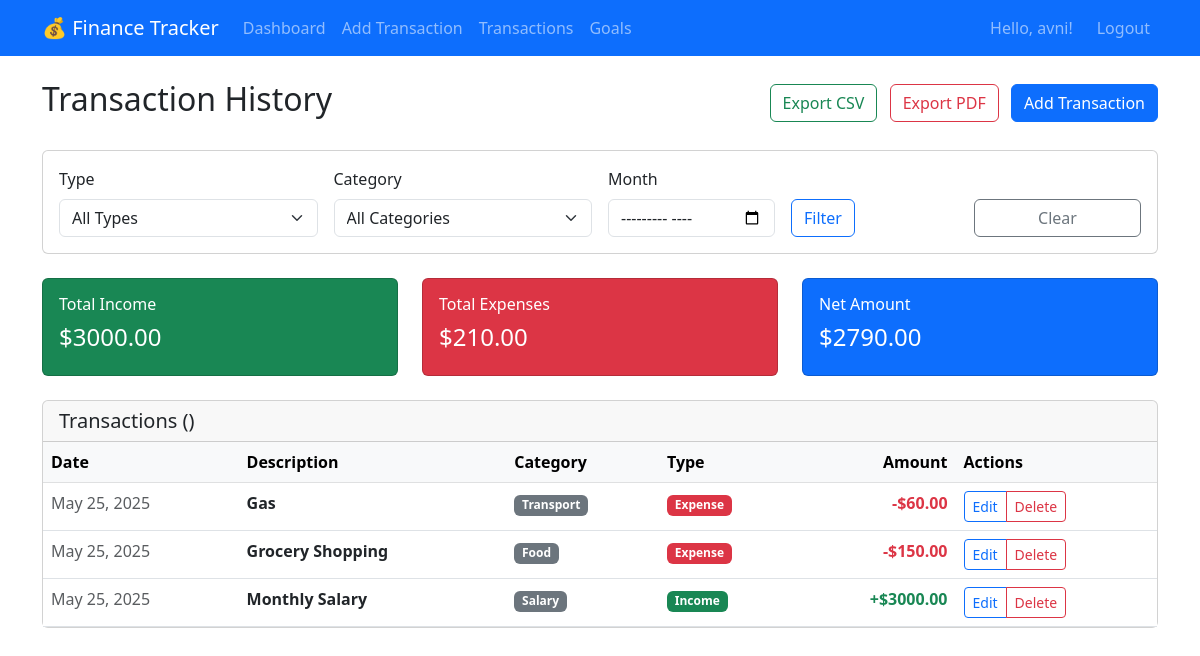
Page /transactions/ (signed in) on the earlier database version.
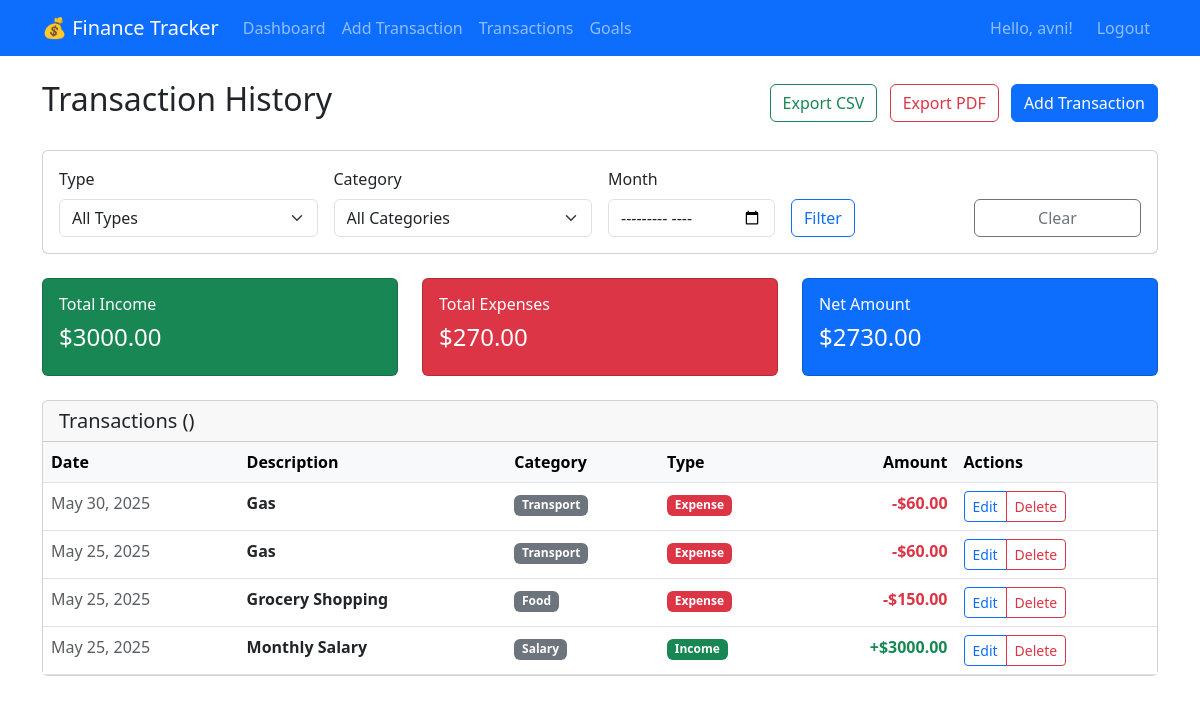
Same page on the later database version.
### tracker/models.py (models this page shows, shortened)
class Transaction(models.Model):
    TRANSACTION_TYPES = [
        ('income', 'Income'),
        ('expense', 'Expense'),
    ]
    user = models.ForeignKey(User, on_delete=models.CASCADE)
    amount = models.DecimalField(max_digits=10, decimal_places=2)
    description = models.CharField(max_length=200)
    category = models.ForeignKey(Category, on_delete=models.CASCADE)
    type = models.CharField(max_length=10, choices=TRANSACTION_TYPES)
    date = models.DateField(default=timezone.now)
    created_at = models.DateTimeField(auto_now_add=True)
    class Meta:
        ordering = ['-date', '-created_at']

class Category(models.Model):
    CATEGORY_TYPES = [
        ('income', 'Income'),
        ('expense', 'Expense'),
    ]
    name = models.CharField(max_length=100)
    type = models.CharField(max_length=10, choices=CATEGORY_TYPES)
    user = models.ForeignKey(User, on_delete=models.CASCADE)

### tracker/views.py (the view)
# urls.py: path('transactions/', views.transaction_list, name='transaction_list'),
@login_required
def transaction_list(request):
    transactions = Transaction.objects.filter(user=request.user).order_by('-date', '-created_at')
    transaction_type = request.GET.get('type')
    category_id = request.GET.get('category')
    month = request.GET.get('month')
    if transaction_type:
        transactions = transactions.filter(type=transaction_type)
    if category_id:
        transactions = transactions.filter(category_id=category_id)
    if month:
        try:
            year, month_num = month.split('-')
            transactions = transactions.filter(date__year=year, date__month=month_num)
        except ValueError:
            pass
    total_income = transactions.filter(type='income').aggregate(Sum('amount'))['amount__sum'] or 0
    total_expenses = transactions.filter(type='expense').aggregate(Sum('amount'))['amount__sum'] or 0
    net_amount = total_income - total_expenses
    paginator = Paginator(transactions, 20)  # Show 20 transactions per page
    page_number = request.GET.get('page')
    page_obj = paginator.get_page(page_number)
    categories = Category.objects.filter(user=request.user)
    context = {
        'transactions': page_obj,
        'categories': categories,
        'total_income': total_income,
        'total_expenses': total_expenses,
        'net_amount': net_amount,
        'is_paginated': page_obj.has_other_pages(),
        'page_obj': page_obj,
    }
    return render(request, 'tracker/transactions.html', context)

### templates/tracker/transactions.html (shortened to what the changed rows need)
{% extends 'base.html' %}
{% load static %}
{% block content %}
<div class="d-flex justify-content-between align-items-center mb-4">
    <h2>Transaction History</h2>
</div>
<div class="row mb-4">
    <div class="col-md-4">
        <div class="card bg-danger text-white dashboard-card">
            <div class="card-body">
                <h6>Total Expenses</h6>
                <h4>${{ total_expenses|floatformat:2 }}</h4>
            </div>
        </div>
    </div>
    <div class="col-md-4">
        <div class="card {% if net_amount >= 0 %}bg-primary{% else %}bg-warning{% endif %} text-white dashboard-card">
            <div class="card-body">
                <h6>Net Amount</h6>
                <h4>${{ net_amount|floatformat:2 }}</h4>
            </div>
        </div>
    </div>
</div>
<div class="card">
    <div class="card-body p-0">
        {% if transactions %}
            <div class="table-responsive">
                <table class="table table-hover mb-0">
                    <thead class="table-light">
                        <tr>
                            <th>Date</th>
                            <th>Description</th>
                            <th>Category</th>
                            <th>Type</th>
                            <th class="text-end">Amount</th>
                            <th>Actions</th>
                        </tr>
                    </thead>
                    <tbody>
                        {% for transaction in transactions %}
                        <tr>
                            <td class="text-muted">{{ transaction.date|date:"M d, Y" }}</td>
                            <td>
                                <strong>{{ transaction.description }}</strong>
                            </td>
                            <td>
                                <span class="badge bg-secondary">{{ transaction.category.name }}</span>
                            </td>
                            <td>
                                {% if transaction.type == 'income' %}
                                    <span class="badge bg-success">Income</span>
                                {% else %}
                                    <span class="badge bg-danger">Expense</span>
                                {% endif %}
                            </td>
                            <td class="text-end">
                                <strong class="{% if transaction.type == 'income' %}text-success{% else %}text-danger{% endif %}">
                                    {% if transaction.type == 'income' %}+{% else %}-{% endif %}${{ transaction.amount|floatformat:2 }}
                                </strong>
                            </td>
                            <td>
                                <div class="btn-group" role="group">
                                    <button type="button" class="btn btn-sm btn-outline-primary" onclick="editTransaction('{{ transaction.id }}')">
                                        Edit
                                    </button>
                                    <button type="button" class="btn btn-sm btn-outline-danger" onclick="deleteTransaction('{{ transaction.id }}')">
                                        Delete
                                    </button>
                                </div>
                            </td>
                        </tr>
                        {% endfor %}
                    </tbody>
                </table>
            </div>
        {% else %}
            <div class="text-center py-5">
                <h5 class="text-muted">No transactions found</h5>
                <p class="text-muted">Start by adding your first transaction</p>
                <a href="{% url 'add_transaction' %}" class="btn btn-primary">Add Transaction</a>
            </div>
        {% endif %}
    </div>
</div>
{% endblock %}

Differences in the rows shown:
added Transaction: type "Expense"
Other differences:
{{ total_expenses|floatformat:2 }}: "210.00" → "270.00"
{{ net_amount|floatformat:2 }}: "2790.00" → "2730.00"
